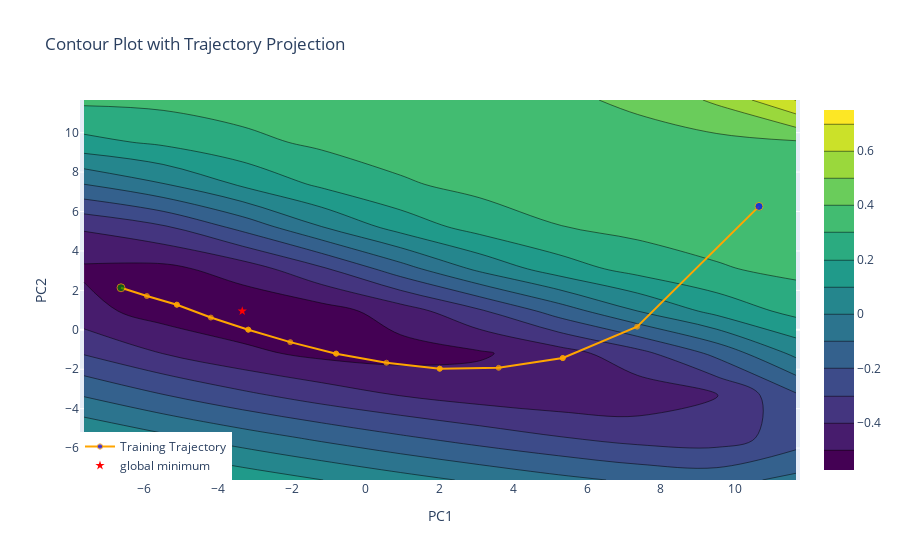

Notebook code cell kept with this figure:
### Code cell
colors = ["blue"] + ["orange"] * (len(reduced_weights) - 2) + ["green"]
sizes = [8] + [5] * (len(reduced_weights) - 2) + [8]
labels = ["Start Point"] + ["Trajectory Point"] * (len(reduced_weights) - 2) + ["End Point"]

trajectory = go.Scatter(
        x=reduced_weights[:, 0],
        y=reduced_weights[:, 1],
        mode="markers+lines",
        line=dict(color="orange"),
        marker=dict(color=colors, size=sizes),
        name="Training Trajectory",
        text=[f"{label}<br>Loss: {loss}" for label, loss in zip(labels, trajectory_loss_reevaluted)],
        hovertemplate='%{text}',
)

layout = go.Layout(
    scene=dict(xaxis_title="PC1", yaxis_title="PC2", zaxis_title=" Loss", zaxis=dict(type='log')),
    coloraxis=dict(
        colorbar=dict(title="Loss magnitude", tickformat=".2e"), 
        colorscale="Viridis",
        cmin=np.log10(np.min(trajectory_loss_reevaluted)),  
        cmax=np.log10(np.max(trajectory_loss_reevaluted)), 
    ),
)

fig2 = go.Figure(data=[go.Contour(x=xx.flatten(), y=yy.flatten(), z=np.log10(grid_losses.flatten()), colorscale='Viridis')])

fig2.update_layout(
    title='Contour Plot with Trajectory Projection',
    xaxis_title='PC1',
    yaxis_title='PC2',
    legend=dict(orientation="v", x=0, y=0.0),

)

fig2.add_trace(trajectory)

min_point = go.Scatter(
    x=[xx[_min_x, _min_y]],
    y=[yy[_min_x, _min_y]],
    mode='markers',
    marker=dict(
        size=7,
        color='red',
        symbol='star',
    ),
    name="global minimum",
    text=str(np.min(grid_losses)),
    hovertemplate='Loss: %{text}'
)

fig2.add_trace(min_point)

fig2.show()

### Figure 1 — Plotly figure (JSON) as saved in the notebook; plotly's stock layout.template omitted (floating-point values rounded to 4 significant figures)
{"data": [{"colorscale": [[0, "#440154"], [0.1111, "#482878"], [0.2222, "#3e4989"], [0.3333, "#31688e"], [0.4444, "#26828e"], [0.5556, "#1f9e89"], [0.6667, "#35b779"], [0.7778, "#6ece58"], [0.8889, "#b5de2b"], [1, "#fde725"]], "type": "contour", "x": [-7.618, -5.477, -3.335, -1.193, 0.9482, 3.09, 5.232, 7.373, 9.515, 11.66, -7.618, -5.477, -3.335, -1.193, 0.9482, 3.09, 5.232, 7.373, 9.515, 11.66, -7.618, -5.477, -3.335, -1.193, 0.9482, 3.09, 5.232, 7.373, 9.515, 11.66, -7.618, -5.477, -3.335, -1.193, 0.9482, 3.09, 5.232, 7.373, 9.515, 11.66, -7.618, -5.477, -3.335, -1.193, 0.9482, 3.09, 5.232, 7.373, 9.515, 11.66, -7.618, -5.477, -3.335, -1.193, 0.9482, 3.09, 5.232, 7.373, 9.515, 11.66, -7.618, -5.477, -3.335, -1.193, 0.9482, 3.09, 5.232, 7.373, 9.515, 11.66, -7.618, -5.477, -3.335, -1.193, 0.9482, 3.09, 5.232, 7.373, 9.515, 11.66, -7.618, -5.477, -3.335, -1.193, 0.9482, 3.09, 5.232, 7.373, 9.515, 11.66, -7.618, -5.477, -3.335, -1.193, 0.9482, 3.09, 5.232, 7.373, 9.515, 11.66], "y": [-7.618, -7.618, -7.618, -7.618, -7.618, -7.618, -7.618, -7.618, -7.618, -7.618, -5.477, -5.477, -5.477, -5.477, -5.477, -5.477, -5.477, -5.477, -5.477, -5.477, -3.335, -3.335, -3.335, -3.335, -3.335, -3.335, -3.335, -3.335, -3.335, -3.335, -1.193, -1.193, -1.193, -1.193, -1.193, -1.193, -1.193, -1.193, -1.193, -1.193, 0.9482, 0.9482, 0.9482, 0.9482, 0.9482, 0.9482, 0.9482, 0.9482, 0.9482, 0.9482, 3.09, 3.09, 3.09, 3.09, 3.09, 3.09, 3.09, 3.09, 3.09, 3.09, 5.232, 5.232, 5.232, 5.232, 5.232, 5.232, 5.232, 5.232, 5.232, 5.232, 7.373, 7.373, 7.373, 7.373, 7.373, 7.373, 7.373, 7.373, 7.373, 7.373, 9.515, 9.515, 9.515, 9.515, 9.515, 9.515, 9.515, 9.515, 9.515, 9.515, 11.66, 11.66, 11.66, 11.66, 11.66, 11.66, 11.66, 11.66, 11.66, 11.66], "z": [0.3008, 0.2319, 0.1652, 0.1014, 0.03987, -0.01818, -0.07251, -0.1183, -0.1392, -0.07134, 0.101, 0.02325, -0.05129, -0.1202, -0.1848, -0.2433, -0.2945, -0.3356, -0.3469, -0.2512, -0.1055, -0.1943, -0.275, -0.3452, -0.4012, -0.442, -0.465, -0.4603, -0.4026, -0.2153, -0.307, -0.4019, -0.4766, -0.5244, -0.5383, -0.5124, -0.4452, -0.3337, -0.1734, 0.02519, -0.4672, -0.5436, -0.5738, -0.5432, -0.4515, -0.3148, -0.1562, -0.0001587, 0.1307, 0.2301, -0.5153, -0.5262, -0.4555, -0.3167, -0.1441, 0.02216, 0.1504, 0.2357, 0.2903, 0.3251, -0.3858, -0.3104, -0.1669, -0.0009784, 0.1425, 0.2399, 0.2975, 0.3294, 0.3465, 0.3558, -0.1014, -0.006267, 0.1139, 0.2176, 0.2876, 0.3277, 0.3479, 0.3568, 0.3608, 0.3633, 0.1719, 0.2181, 0.2746, 0.3184, 0.3443, 0.3566, 0.3611, 0.3639, 0.3695, 0.3889, 0.32, 0.3267, 0.3432, 0.356, 0.3628, 0.368, 0.3804, 0.4188, 0.5173, 0.7036]}, {"hovertemplate": "%{text}", "line": {"color": "orange"}, "marker": {"color": ["blue", "orange", "orange", "orange", "orange", "orange", "orange", "orange", "orange", "orange", "orange", "orange", "orange", "orange", "orange", "orange", "orange", "green"], "size": [8, 5, 5, 5, 5, 5, 5, 5, 5, 5, 5, 5, 5, 5, 5, 5, 5, 8]}, "mode": "markers+lines", "name": "Training Trajectory", "text": ["Start Point<br>Loss: 2.304018159484863", "Trajectory Point<br>Loss: 0.487852601146698", "Trajectory Point<br>Loss: 0.37192791368961337", "Trajectory Point<br>Loss: 0.36192717084884646", "Trajectory Point<br>Loss: 0.3331761233329773", "Trajectory Point<br>Loss: 0.30647715406417847", "Trajectory Point<br>Loss: 0.3036965242147446", "Trajectory Point<br>Loss: 0.3286707003355026", "Trajectory Point<br>Loss: 0.30233671727180483", "Trajectory Point<br>Loss: 0.30248384194374084", "Trajectory Point<br>Loss: 0.30518702054023744", "Trajectory Point<br>Loss: 0.3132485864877701", "Trajectory Point<br>Loss: 0.3062468100309372", "Trajectory Point<br>Loss: 0.30526353545188906", "Trajectory Point<br>Loss: 0.2959495944142342", "Trajectory Point<br>Loss: 0.2999816225290298", "Trajectory Point<br>Loss: 0.3685106678724289", "End Point<br>Loss: 0.32075344594717026"], "type": "scatter", "x": [10.66, 7.357, 5.345, 5.342, 3.607, 2.013, 2.011, 0.569, -0.7926, -0.7935, -2.034, -3.172, -3.173, -4.186, -5.105, -5.107, -5.918, -6.618], "y": [6.259, 0.1601, -1.432, -1.434, -1.928, -1.974, -1.971, -1.668, -1.21, -1.208, -0.6256, 0.006654, 0.009055, 0.6211, 1.273, 1.274, 1.713, 2.133]}, {"hovertemplate": "Loss: %{text}", "marker": {"color": "red", "size": 7, "symbol": "star"}, "mode": "markers", "name": "global minimum", "text": "0.26682138974666597", "type": "scatter", "x": [-3.335], "y": [0.9482]}], "layout": {"legend": {"orientation": "v", "x": 0, "y": 0}, "title": {"text": "Contour Plot with Trajectory Projection"}, "xaxis": {"title": {"text": "PC1"}}, "yaxis": {"title": {"text": "PC2"}}}}
